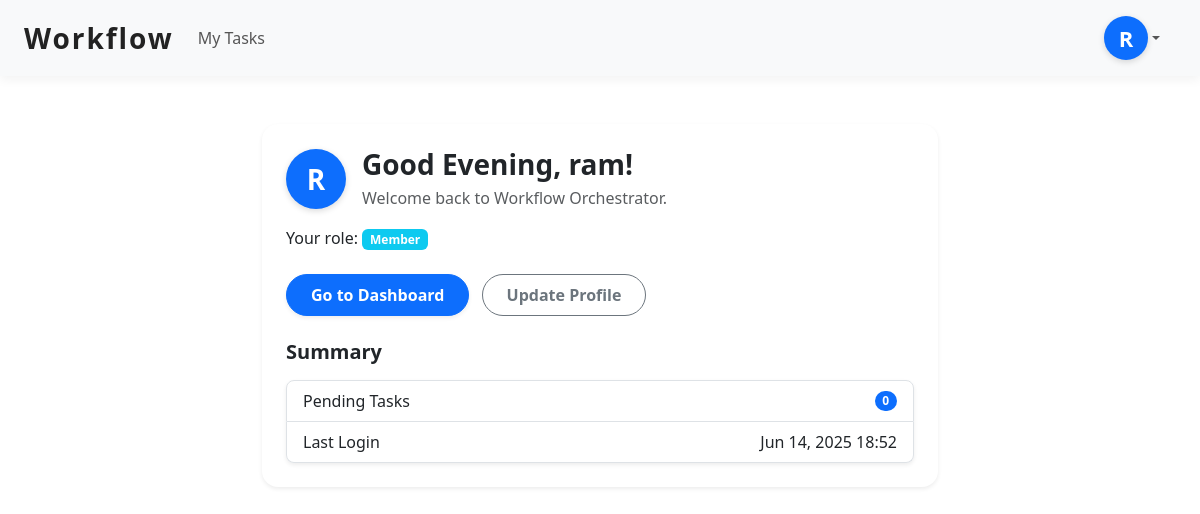
/ (signed in), run on an earlier commit of the app's database.
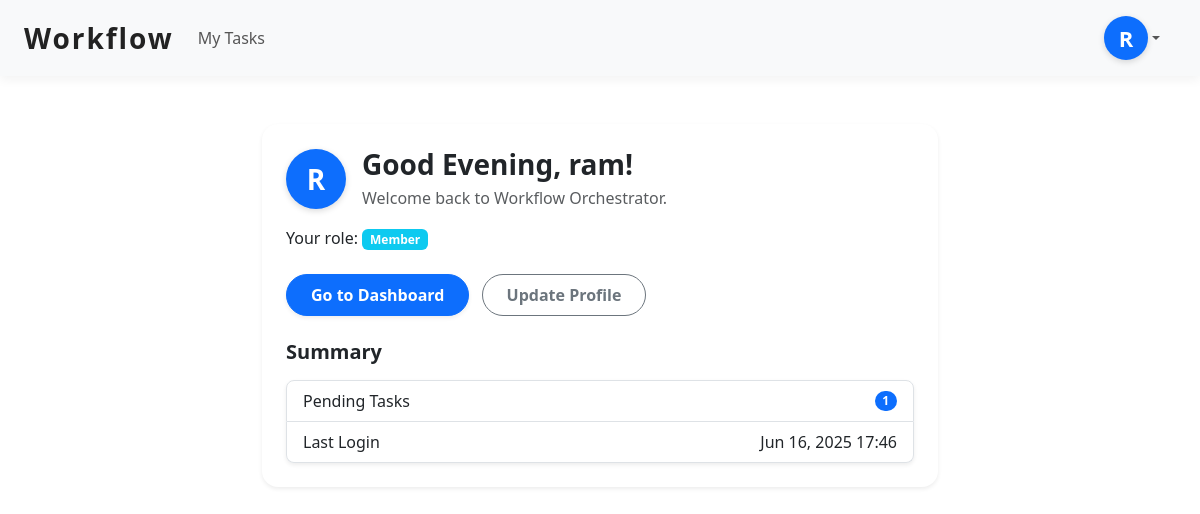
And on a later commit of the database.
### accounts/models.py (models this page shows, shortened)
class CustomUser(AbstractUser):
    employee_id = models.CharField(max_length=20, unique=True)
    name = models.CharField(max_length=100)
    department = models.CharField(max_length=100, blank=True, null=True)  # new
    phone_number = models.CharField(max_length=20, blank=True, null=True)  # new
    is_first_login = models.BooleanField(default=True)

### accounts/views.py (the view)
# urls.py: path('', home, name='home'),
@login_required
def home(request):
    user = request.user
    group = user.groups.first()  # Assumes one group per user
    if user.is_superuser or (group and group.name.lower() == 'manager'):
        pending_tasks = Task.objects.filter(status__in=['todo', 'in_progress'])
    else:
        pending_tasks = Task.objects.filter(status__in=['todo', 'in_progress'], assigned_to=user)
    return render(request, 'accounts/home.html', {
        'pending_tasks_count': pending_tasks.count()
    })

### accounts/context_processors.py (called while the page is built)
def pending_requests_count(request):
    if request.user.is_authenticated and request.user.is_superuser:
        count = SignupRequest.objects.count()
        return {'pending_requests_count': count}
    return {'pending_requests_count': 0}

### accounts/templates/accounts/home.html (shortened to what this page needs)
{% extends 'accounts/base.html' %}
{% block content %}
<div class="container mt-5" style="max-width: 700px;">
  <div class="card shadow-sm p-4 rounded-4 border-0">
    <div class="d-flex align-items-center mb-3">
      <div class="initial-circle member-circle fs-3 me-3" style="width: 60px; height: 60px;">
        {{ request.user.username|first|upper }}
      </div>
      <div>
        <h3 class="mb-1 fw-semibold text-dark">
          {% now "H" as hour %}
          {% if hour < "12" %}
            Good Morning,
          {% elif hour < "18" %}
            Good Afternoon,
          {% else %}
            Good Evening,
          {% endif %}
          {{ request.user.get_full_name|default:request.user.username }}!
        </h3>
        <p class="text-muted mb-0">Welcome back to Workflow Orchestrator.</p>
      </div>
    </div>
    <p class="mb-4">
      Your role:
      {% if request.user.is_superuser %}
        <span class="badge bg-danger">Admin</span>
      {% elif request.user.groups.first %}
        <span class="badge bg-info">{{ request.user.groups.first.name }}</span>
      {% else %}
        <span class="badge bg-secondary">Member</span>
      {% endif %}
    </p>
    <div class="mb-4">
      <a href="{% url 'dashboard' %}" class="btn btn-primary me-2 px-4 py-2 fw-semibold rounded-pill shadow-sm">Go to Dashboard</a>
      <a href="{% url 'profile' %}" class="btn btn-outline-secondary me-2 px-4 py-2 fw-semibold rounded-pill">Update Profile</a>
    </div>
    <div>
      <h5 class="fw-semibold mb-3">Summary</h5>
      <ul class="list-group rounded-3 shadow-sm">
        <li class="list-group-item d-flex justify-content-between align-items-center">
          Pending Tasks
          <span class="badge bg-primary rounded-pill">{{ pending_tasks_count|default:"0" }}</span>
        </li>
        <li class="list-group-item d-flex justify-content-between align-items-center">
          Last Login
          <span>{{ request.user.last_login|date:"M d, Y H:i" }}</span>
        </li>
      </ul>
    </div>
  </div>
</div>
{% endblock %}

### accounts/templates/accounts/base.html (shortened to what this page needs)
<!DOCTYPE html>
<html lang="en">
<head>
    {% load static %}
    <link href="https://cdn.jsdelivr.net/npm/bootstrap@5.3.0/dist/css/bootstrap.min.css" rel="stylesheet" />
</head>
<body>
    <nav class="navbar navbar-expand-lg px-4">
        <a class="navbar-brand" href="{% url 'home' %}">Workflow</a>
        <div class="collapse navbar-collapse" id="navbarContent">
            <ul class="navbar-nav me-auto">
                {% if user.is_authenticated %}
                <li class="nav-item">
                  {% if user.is_superuser %}
                    <a class="nav-link {% if request.resolver_match.url_name == 'task_list' %}active{% endif %}" href="{% url 'task_list' %}">Task List</a>
                  {% else %}
                    <a class="nav-link {% if request.resolver_match.url_name == 'task_list' %}active{% endif %}" href="{% url 'task_list' %}">My Tasks</a>
                  {% endif %}
                </li>
                {% endif %}
            </ul>
            {% if user.is_authenticated %}
            {% with user.groups.first as first_group %}
                <div class="dropdown">
                    <a
                        class="nav-link dropdown-toggle d-flex align-items-center"
                        href="#"
                        id="profileDropdown"
                        role="button"
                        data-bs-toggle="dropdown"
                        aria-expanded="false"
                    >
                        <div
                            class="initial-circle
                            {% if user.is_superuser %}
                                admin-circle
                            {% elif first_group and first_group.name == 'Manager' %}
                                manager-circle
                            {% else %}
                                member-circle
                            {% endif %}"
                        >
                            {{ user.get_full_name|default:user.username|slice:":1"|upper }}
                        </div>
                    </a>
                </div>
            {% endwith %}
            {% endif %}
        </div>
    </nav>
    <main class="container mt-4">
        {% block content %}{% endblock %}
    </main>
</body>
</html>

What changed in the data, as far as the page shows it:
changed CustomUser "ram": user.last_login "Jun 14, 2025 18:52" → "Jun 16, 2025 17:46"
Also different on the page:
{{ pending_tasks_count|default:"0" }}: "0" → "1"
